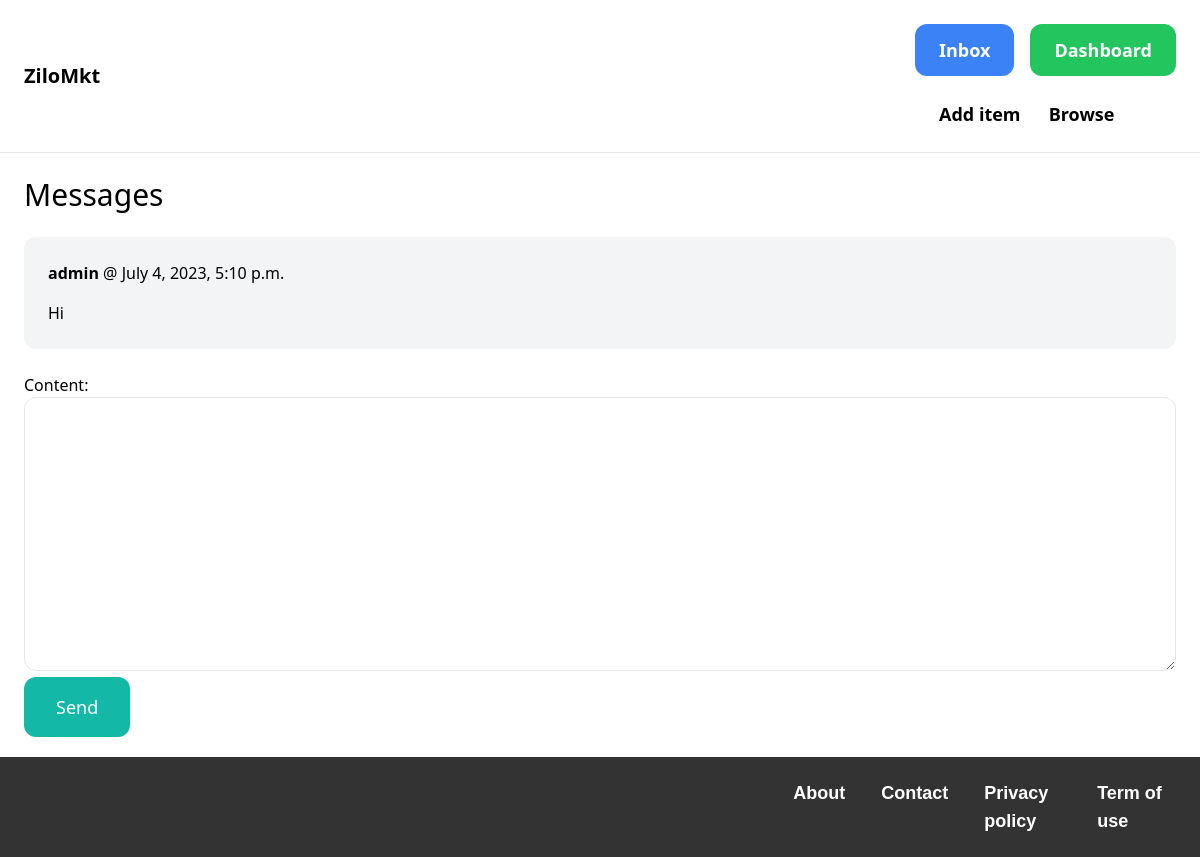
Page /inbox/3/ (signed in) on the committed database.
### conversation/models.py (models this page shows)
class ConversationMessage(models.Model):
    conversation = models.ForeignKey(Conversation, related_name='messages', on_delete=models.CASCADE)
    content = models.TextField()
    created_at = models.DateTimeField(auto_now_add=True)
    created_by = models.ForeignKey(User, related_name='created_messages', on_delete=models.CASCADE)

### conversation/views.py (the view)
# urls.py: path('<int:pk>/', views.detail, name='detail'),
@login_required
def detail(request, pk):
    conversation = Conversation.objects.filter(members__in=[request.user.id]).get(pk=pk)
    if request.method == 'POST':
        form = ConversationMessageForm(request.POST)
        if form.is_valid():
            conversation_message = form.save(commit=False)
            conversation_message.conversation = conversation
            conversation_message.created_by = request.user
            conversation_message.save()
            conversation.save()
            return redirect('conversation:detail', pk=pk)
    else:
        form = ConversationMessageForm()
    return render(request, 'conversation/detail.html', {
        'conversation': conversation,
        'form': form
    })

### conversation/forms.py
class ConversationMessageForm(forms.ModelForm):
    class Meta:
        model = ConversationMessage
        fields = ('content',)
        widgets = {
            'content': forms.Textarea(attrs={
                'class': 'w-full py-4 px-6 rounded-xl border'
            })
        }

### conversation/templates/conversation/detail.html (shortened to what this page needs)
{% extends 'core/base.html' %}
{% block content %}
<h1 class="mb-6 text-3xl">Messages</h1>
<div class="space-y-6">
    {% for message in conversation.messages.all %}
        <div class="p-6 flex {% if message.created_by == request.user %}bg-blue-100{% else %}bg-gray-100{% endif %} rounded-xl">
            <div>
                <p class="mb-4"><strong>{{ message.created_by.username }}</strong> @ {{ message.created_at }}</p>
                <p>{{ message.content }}</p>
            </div>
        </div>
    {% endfor %}
</div>
<form method="post" action="." class="mt-6">
    {{ form.as_p }}
    <button class="py-4 px-8 text-lg bg-teal-500 hover:bg-teal-700 rounded-xl text-white">Send</button>
</form>
<br><br>
{% endblock %}

### core/templates/core/base.html (style rules this page uses)
html { position: relative; min-height: 100%; }
body { margin-bottom: 100px; }

### rows in the picture
ConversationMessage: created_by.username "admin", created_at "July 4, 2023, 5:10 p.m.", content "Hi"
